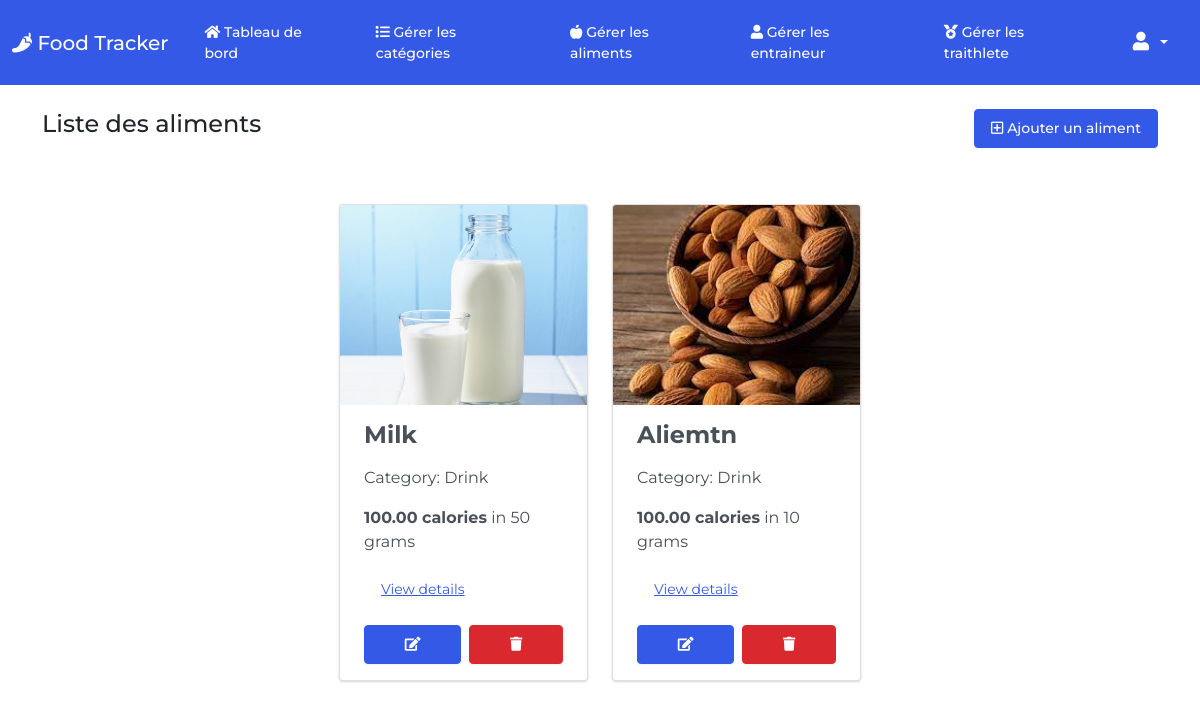
The page /aliments (signed in) on the database as committed earlier.
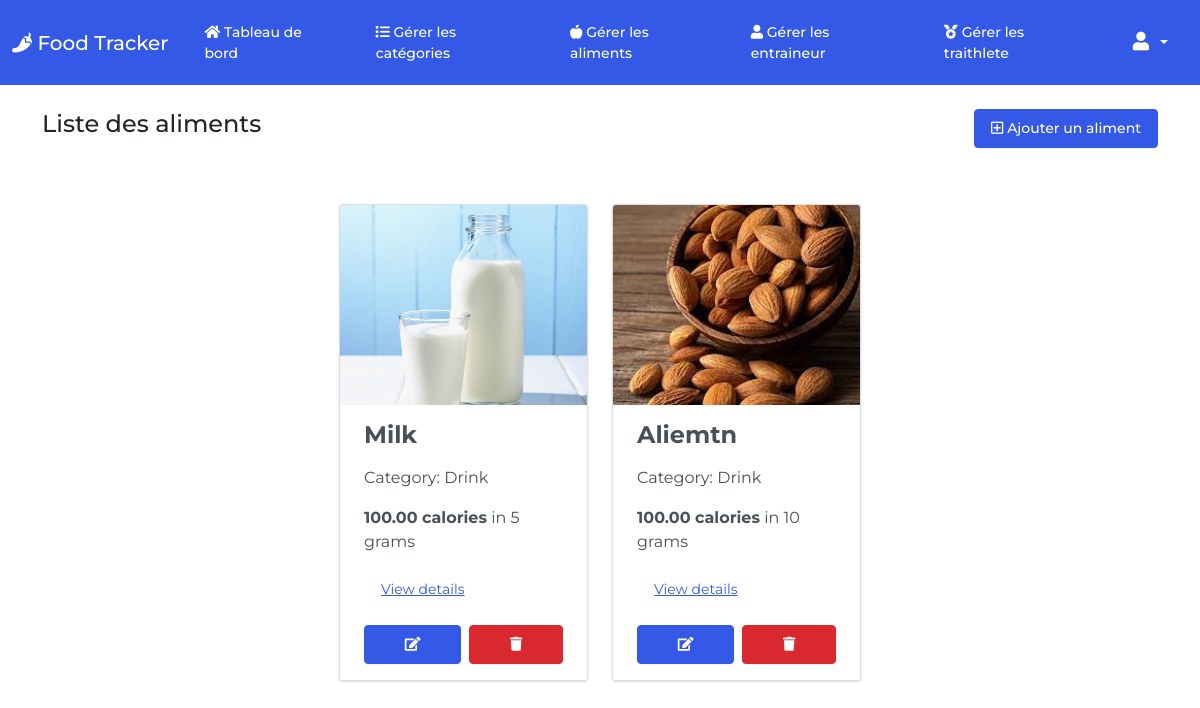
The same page on the database as committed later.
### foodtracker/models.py (models this page shows, shortened)
class Aliment(models.Model):
    image = models.ImageField(upload_to='images/')
    name = models.CharField(max_length=255)
    category = models.ForeignKey(AlimentCategory, null=True, on_delete=models.SET_NULL, related_name='aliments')
    weight_g = models.DecimalField(max_digits=8, decimal_places=2)
    energy_value = models.DecimalField(max_digits=8, decimal_places=2)
    total_energy_value = models.DecimalField(max_digits=8, decimal_places=2, null=True)
    protein =  models.DecimalField(max_digits=7, decimal_places=2)
    carboheidrates = models.DecimalField(max_digits=7, decimal_places=2)
    fat = models.DecimalField(max_digits=7, decimal_places=2)
    class Meta:
        db_table = 'aliments'

class AlimentCategory(models.Model):
    name = models.CharField(max_length=255)
    def __str__(self):
        return self.name
    class Meta:
        db_table = 'alimentcategories'

### foodtracker/views.py (the view)
# urls.py: path('aliments', views.manage_aliments, name='aliments'),
@login_required
def manage_aliments(request):
    aliments = Aliment.objects.all()
    page = request.GET.get('page', 1)
    paginator = Paginator(aliments, 4)
    try:
        pages = paginator.page(page)
    except PageNotAnInteger:
        pages = paginator.page(1)
    except EmptyPage:
        pages = paginator.page(paginator.num_pages)
    return render(request, 'manage_food.html', {
        'aliments': aliments,
        'pages': pages
    })

### templates/manage_food.html (shortened to what this page needs)
{% extends 'base.html' %}
{% block body %}
<div class="mt-4 mb-4 d-flex align-items-center justify-content-between">
  <h4>Liste des aliments</h4>
  <a href="{% url 'aliement_add' %}" class="btn btn-primary">
    <i class='far fa-plus-square'></i> Ajouter un aliment
  </a>
</div>
<div class='py-4 mt-auto'>
  <div class='container px-4'>
    <div class='row justify-content-center'>
      {% for food in pages %}
      <div class='col-sm-12 col-md-12 col-lg-4 col-xl-3 d-flex align-items-stretch'>
        <div class='card bg-secondary mb-3' style="overflow: hidden;">
          <div
            style="width: 100%;height: 200px;background-color: white;background-image: url('{{ food.image.url|default:'../../static/images/no_image.png' }}');background-size: cover;">
          </div>
          <div class='card-body'>
            <h4 class='card-title'>
              <strong>{{ food.name }}</strong>
            </h4>
            <p class='card-text'>
            <div class='my-3'>
              Category: {{ food.category }}
            </div>
            </p>
            <p class='card-text'>
            <div class='my-3'>
              <strong>{{ food.weight_g }} calories</strong> in {{ food.energy_value|floatformat:0 }} grams
            </div>
            </p>
            <p class='card-text'>
            <div class='my-3'>
              <a href="{% url 'aliment_detail' food.id %}" type='button' class='btn btn-link'>
                View details
              </a>
            </div>
            </p>
            <div class="d-flex flex-align-center">
              <a href="{% url 'aliment_edit' pk=food.id %}" class="btn btn-primary flex-fill">
                <i class='fas fa-edit'></i>
              </a>
              <a href="{% url 'aliment_delete' pk=food.id %}" class="btn btn-danger ms-2 flex-fill">
                <i class="fas fa-solid fa-trash"></i>
              </a>
            </div>
          </div>
        </div>
      </div>
      {% endfor %}
    </div>
  </div>
  {% endblock body %}

### templates/base.html (shortened to what this page needs)
{% load static %}
<!DOCTYPE html>
<html lang='en'>
<head>
    <link href='https://cdnjs.cloudflare.com/ajax/libs/font-awesome/5.8.2/css/all.min.css' rel='stylesheet'>
    <link href='{% static "css/bootstrap.min.css" %}' rel='stylesheet'>
    <link href='{% static "css/styles.css" %}' rel='stylesheet'>
</head>
<body>
    <nav class='navbar navbar-expand-lg navbar-dark bg-primary'>
        <div class='container-fluid'>
            <a class='navbar-brand' href="{% url 'index' %}">
                <i class='fas fa-pepper-hot fa-2xl'></i> Food Tracker
            </a>
            <div class='collapse navbar-collapse' id='navbarColor'>
                {% block navbar %}
                <ul class='navbar-nav me-auto'>
                    {% if user.is_authenticated %}
                    <li class='nav-item'>
                        <a class='nav-link' href="{% url 'dashboard' %}">
                            <i class="fas fa-home"></i> Tableau de bord
                        </a>
                    </li>
                    {% if user.role == 'ADMIN' %}
                    <li class='nav-item'>
                        <a class='nav-link' href="{% url 'categories' %}">
                            <i class="fas fa-list"></i> Gérer les catégories
                        </a>
                    </li>
                    <li class='nav-item'>
                        <a class='nav-link' href="{% url 'aliments' %}">
                            <i class="fas fa-apple-alt"></i> Gérer les aliments
                        </a>
                    </li>
                    <li class='nav-item'>
                        <a class='nav-link' href="{% url 'entraineurs' %}">
                            <i class='fas fa-solid fa-user'></i> Gérer les entraineur
                        </a>
                    </li>
                    <li class='nav-item'>
                        <a class='nav-link' href="{% url 'triathletes' %}">
                            <i class='fas fa-regular fa-medal'></i> Gérer les traithlete
                        </a>
                    </li>
                    {% endif %}
                    {% endif %}
                </ul>
                <ul class='navbar-nav ms-auto'>
                    {% if user.is_authenticated %}
                    <li class='nav-item dropdown'>
                        <a class='nav-link dropdown-toggle' data-bs-toggle='dropdown' href='#' role='button'
                            aria-haspopup='true' aria-expanded='false'>
                            <i class='fas fa-user fa-fw fa-lg'></i>
                        </a>
                    </li>
                    {% endif %}
                </ul>
                {% endblock navbar %}
            </div>
        </div>
    </nav>
    <main>
        <div class='container'>
            {% block body %}
            {% endblock %}
        </div>
    </main>
</body>
</html>

### static/css/styles.css (style rules this page uses)
html { position: relative; min-height: 100%; }
body { margin: 0 0 90px; font-family: 'Montserrat', sans-serif !important; }

Rows that differ between the two databases and show on the page:
changed Aliment "Milk": energy_value "50" → "5"
